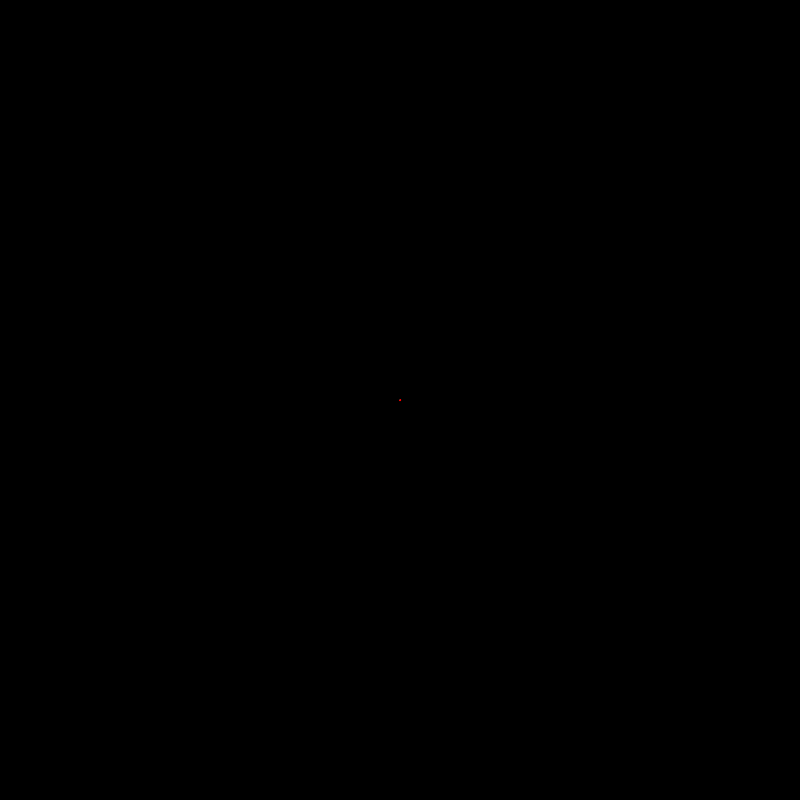
Frame 1 (no input)
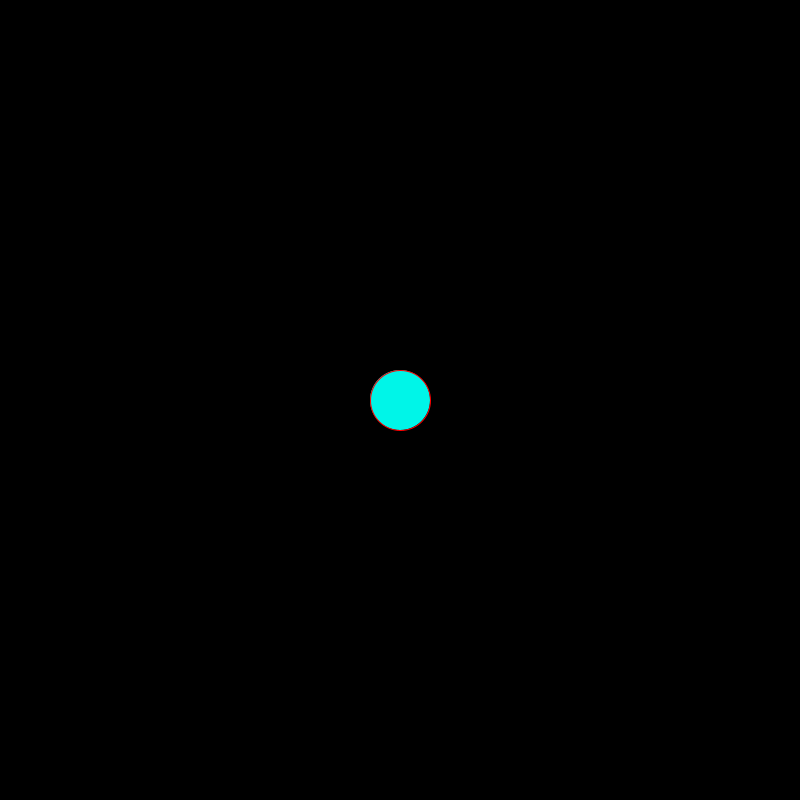
Frame 60 (the mouse pressed at the canvas centre just before this capture)
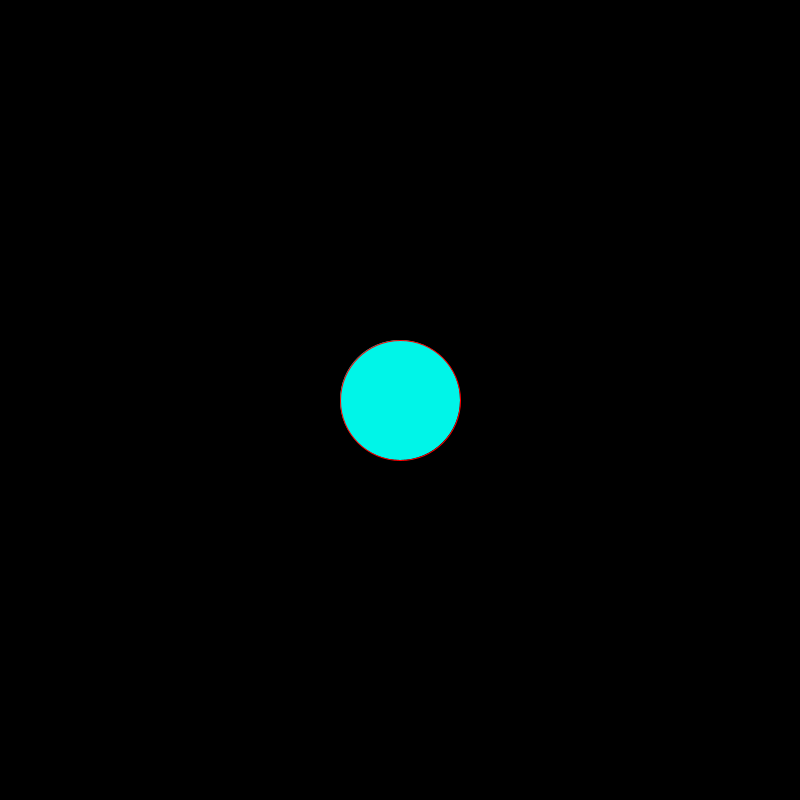
Frame 120 (the mouse held since frame 60 and released just before this capture)

The Processing sketch that drew these frames (run headless with seeded random() and noise(); from frame 60 on, the mouse is pressed at the canvas centre):

// Processing sketch: ball_movin_pde
// ── ball_movin_pde.pde
final int windowWidth = 800;
final int windowHeigth = windowWidth;

int diameter(int x) {
  int result = x % (windowWidth*2);
  if(result > windowWidth)
  result = windowWidth*2 - result;
  return result;
}  
void setup () {
  size(800, 800);
}

void draw () {
  background (0);
  stroke(255, 0, 0); //serve para o contorno
  fill(0, 245, 232); 
  int d = diameter(frameCount);
  circle(400, 400, d);
}
